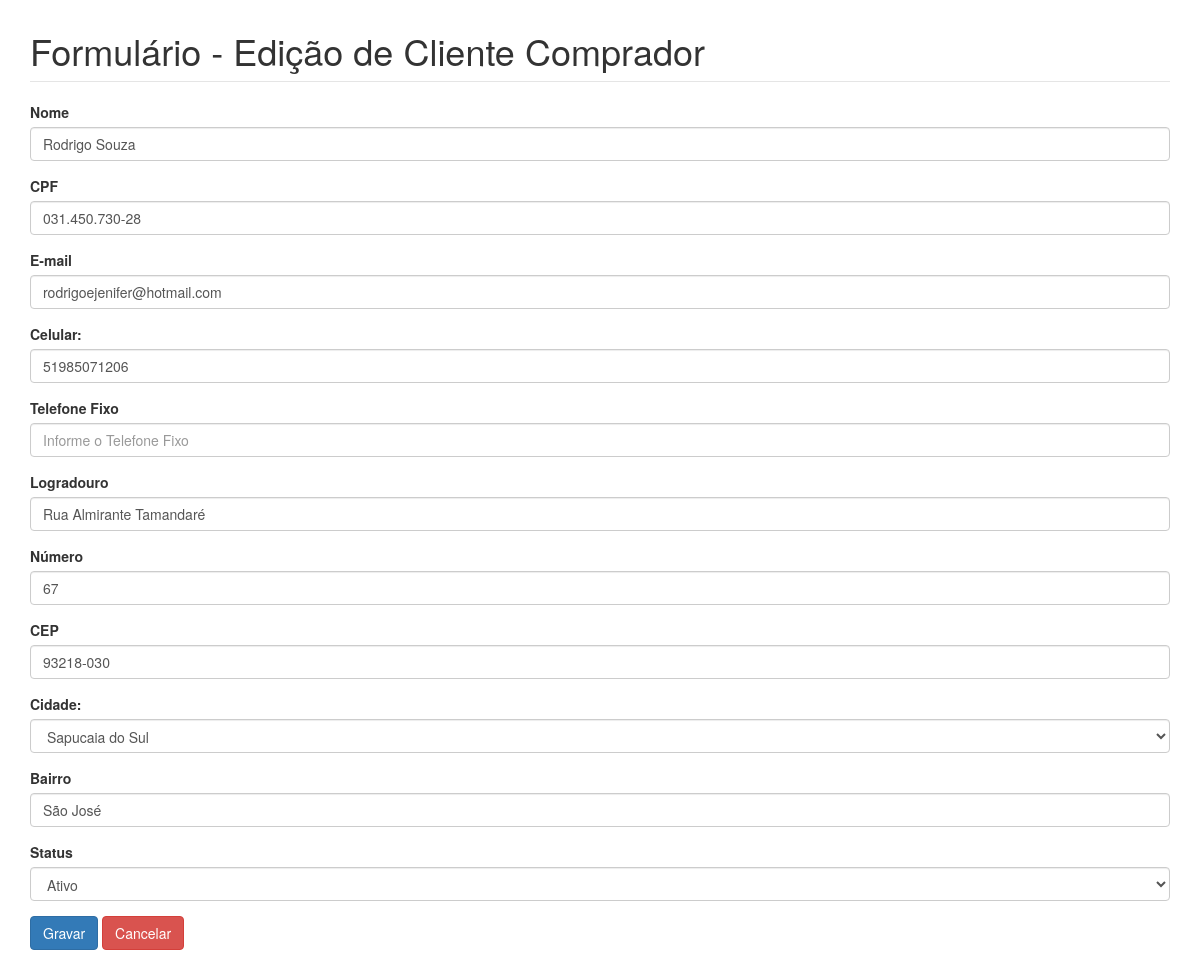
Screenshot of /sistema/clientecomprador/editar.php?idcliven=3 with the database file from the repository.
### tables this page shows
CREATE TABLE IF NOT EXISTS `clientecomprador` (
  `idclicom` int(11) NOT NULL,
  `nome` varchar(255) NOT NULL,
  `cpf` varchar(14) NOT NULL,
  `email` varchar(255) NOT NULL,
  `celular` varchar(14) NOT NULL,
  `telefone` varchar(14) NOT NULL,
  `logradouro` varchar(255) NOT NULL,
  `numero` int(11) NOT NULL,
  `cep` varchar(10) NOT NULL,
  `cidade` varchar(20) NOT NULL,
  `bairro` varchar(20) NOT NULL,
  `status` varchar(8) NOT NULL,
  `obs1` text NOT NULL,
  `obs2` text NOT NULL,
  `obs3` text NOT NULL
);

### sistema/clientecomprador/editar.php (the view, shortened to what this page needs)
<?php
$id = (isset($_GET['idcliven'])) ? $_GET['idcliven'] : '';
if (!empty($id) && is_numeric($id)):
	$conexao = conexao::getInstance();
	$sql = 'SELECT * FROM clientecomprador WHERE idclicom = :id';
	$stm = $conexao->prepare($sql);
	$stm->bindValue(':id', $id);
	$stm->execute();
	$cliente = $stm->fetch(PDO::FETCH_OBJ);
endif;
?>
<!DOCTYPE html>
<html>
<head>
	<link rel="stylesheet" type="text/css" href="css/bootstrap.min.css">
	<link rel="stylesheet" type="text/css" href="css/custom.css">
</head>
<body>
	<div class='container'>
		<fieldset>
			<legend><h1>Formulário - Edição de Cliente Comprador</h1></legend>
			<?php if(empty($cliente)):?>
				<h3 class="text-center text-danger">Cliente não encontrado!</h3>
			<?php else: ?>
				<form action="action_cliente.php" method="post" id='form-contato' enctype='multipart/form-data'>
				    <div class="form-group">
				      <label for="nome">Nome</label>
				      <input type="text" class="form-control" id="nome" name="nome" value="<?=$cliente->nome?>" placeholder="Infome o Nome">
				    </div>
					<div class="form-group">
				      <label for="cpf">CPF</label>
				      <input type="text" class="form-control" id="cpf" name="cpf" value="<?=$cliente->cpf?>" placeholder="Infome o CPF">
				    </div>
				    <div class="form-group">
				      <label for="email">E-mail</label>
				      <input type="email" class="form-control" id="email" name="email" value="<?=$cliente->email?>" placeholder="Informe o E-mail">
				    </div>
				    <div class="form-group">
				      <label for="fonececel">Celular:</label>
				      <input type="text" class="form-control" id="celular" maxlength="14" name="celular" value="<?=$cliente->celular?>" placeholder="Informe o Celular">
				    </div>
					 <div class="form-group">
				      <label for="foneres">Telefone Fixo</label>
				      <input type="text" class="form-control" id="telefone" maxlength="14" name="telefone" value="<?=$cliente->telefone?>" placeholder="Informe o Telefone Fixo">
				    </div>
				    <div class="form-group">
				      <label for="logradouro">Logradouro</label>
				      <input type="text" class="form-control" id="logradouro" maxlength="200" value="<?=$cliente->logradouro?>" name="logradouro">
				    </div>
					<div class="form-group">
				      <label for="numero">Número</label>
				      <input type="text" class="form-control" id="numero" maxlength="10" value="<?=$cliente->numero?>" name="numero">
				    </div>
					<div class="form-group">
				      <label for="cep">CEP</label>
				      <input type="text" class="form-control" id="cep" maxlength="10" value="<?=$cliente->cep?>" name="cep">
				    </div>
				<div class="form-group">
					<label for="tipo">Cidade:</label>
						<select name="cidade" class="form-control" id="cidade">
							  <option value = "<?=$cliente->cidade?>"><?=$cliente->cidade?></option>;
						</select>
				</div>
				<div class="form-group">
				    <label for="bairro">Bairro</label>
				    <input type="text" class="form-control" id="bairro" maxlength="20" name="bairro" value="<?=$cliente->bairro?>" placeholder="Informe o Bairro">
				</div>
				    <div class="form-group">
				      <label for="status">Status</label>
				      <select class="form-control" name="status" id="status">
					    <option value="<?=$cliente->status?>"><?=$cliente->status?></option>
					  </select>
				    </div>
				    <button type="submit" class="btn btn-primary" id='botao'>
				      Gravar
				    </button>
				    <a href='index.php' class="btn btn-danger">Cancelar</a>
				</form>
			<?php endif; ?>
		</fieldset>
	</div>
</body>
</html>

### sistema/clientecomprador/css/custom.css (style rules this page uses)
fieldset { margin:1% auto; }

### rows the page displays
clientecomprador: nome "Rodrigo Souza", cpf "031.450.730-28", email "rodrigoejenifer@hotmail.com", celular "51985071206", logradouro "Rua Almirante Tamandaré", numero "67", cep "93218-030", cidade "Sapucaia do Sul", bairro "São José", status "Ativo"
